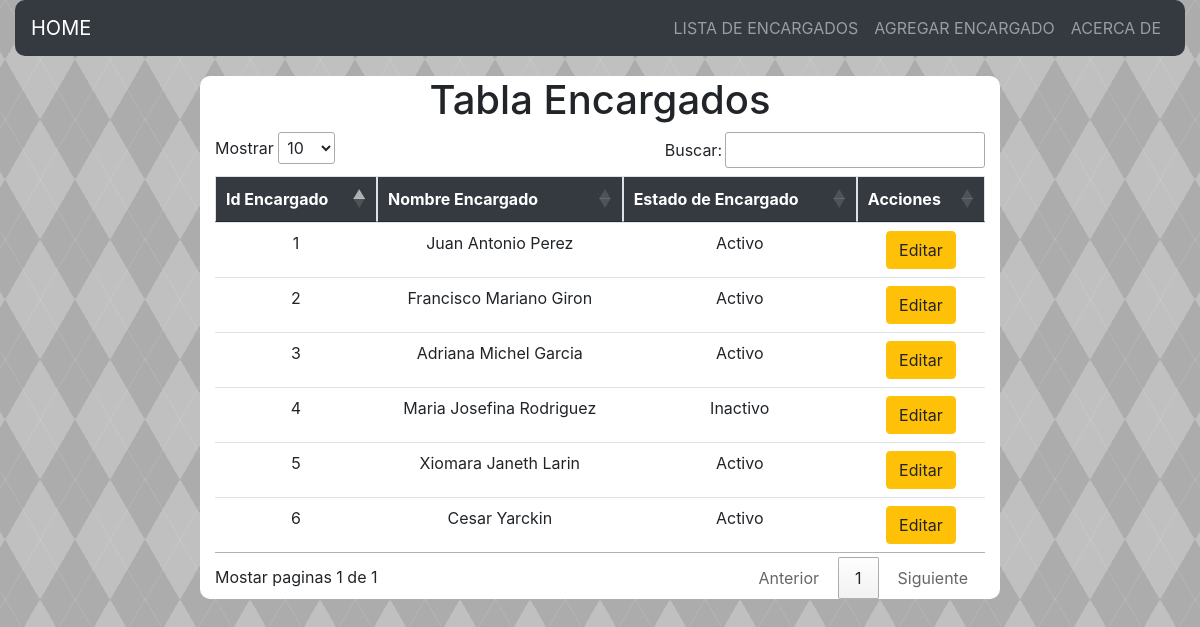
Screenshot of /Vistas/EncargadoListaView.php with the database file from the repository.
### tables this page shows
CREATE TABLE `encargado` (
  `idEncargado` int(11) NOT NULL,
  `nombre` varchar(45) NOT NULL,
  `estadoEncargado` int(1) DEFAULT NULL
);

### Modelo/bd/Conexion.php (called while the page is built, shortened)
<?php
abstract class Conexion{
    public function __construct(){
            $this->db = new mysqli(DB_HOST, DB_USER, DB_PASS, DB_NAME);
    }
}

### Controlador/EncargadoController.php (called while the page is built, shortened)
<?php
require_once '../Modelo/EncargadoModel.php';
class EncargadoController {
     public function listarEncargado(){
           $objEncargado = new EncargadoModel();
           $objEncargado->getEncargado();
           return $objEncargado;
      }
}

### Modelo/EncargadoModel.php (called while the page is built, shortened)
<?php
        require ('../Modelo/bd/Conexion.php');
        class EncargadoModel extends Conexion{
            public function getEncargado(){
                $consulta = $this->db->query("select * from encargado ;");
                $this->encargado = [['idCategoria'=>" ",'nombre'=>" "]];
                while( $filas = $consulta->fetch_array(MYSQLI_ASSOC)){
                        $this->encargado[] = $filas;
                }
                 return $this->encargado;
            }
      }

### Vistas/EncargadoListaView.php (the view, shortened to what this page needs)
<!DOCTYPE html>
<html>
    <head>
         <link rel="stylesheet" href="asets/css/bootstrap.css">
         <link rel="stylesheet" href="asets/css/estilos.css">
         <link rel="stylesheet" href="http://cdn.datatables.net/1.10.19/css/jquery.dataTables.min.css">
        <?php
            require_once '../Controlador/EncargadoController.php';
            $objProducto = new EncargadoController;
        ?>
    </head>
    <body>
    <section class="container-fluid">
        <?php
            include '../Vistas/plantilla/menuPlantillaEncargado.php';
        ?>
        <section class="row">
            <div class=" offset-2 col-8" id="cntTablaProductos">
                <h1 id="productoH1"> Tabla Encargados </h1>
                <table id="tbProductos" class="table">
                    <?php
                       $producto = $objProducto->listarEncargado();
                       $contador = 0;
                       foreach ($producto as $arreglos) {
                           echo '<thead class="table table-bordered table-striped table-hover bg-dark"> '
                                . '<tr> <th scope="col"> Id Encargado </th> <th scope="col"> Nombre Encargado </th>'
                                .'<th scope="col"> Estado de Encargado </th> <th>Acciones </th>'
                                . ' </tr> </thead>';
                           foreach ($arreglos as $elemento) {
                            if($contador == 0){
                                $contador += 1;
                                echo "<tbody>";
                            }else{
                                echo '<tr>'
                                         .'<td>'.$elemento['idEncargado'].'</td>'
                                         .'<td>'.$elemento['nombre'].'</td>';
                                          if($elemento['estadoEncargado'] == 1){
                                            $estado = "Activo";
                                        }else{
                                            $estado = "Inactivo";
                                        }
                                        echo '<td>'.$estado.'</td>'
                                         .'<td>'.'<a class="btn btn-warning" href="EncargadoModificarView.php?idEncargado='.$elemento['idEncargado'].'&nombre='.$elemento['nombre'].'&estadoEncargado='.$elemento['estadoEncargado'].'">Editar</a>'
                                         .'</tr>';
                            }
                       }
                       }
                       echo "</tbody> ";
                    ?>
              </table>
            </div>
        </section>
    </section>
    </body>
</html>

### Vistas/asets/css/estilos.css (style rules this page uses)
body { background-position: center center; background-color: #c0c0c0; background-image: repeating-linear-gradient(120deg, rgba(255,255,255,.1), rgba(255,255,255,.1) 1px, transparent 1px, transparent 60px), repeating-linear-gradient(60deg, rgba(255,255,255,.1), rgba(255,255,255,.1) 1px, transparent 1px, transparent 60px), linear-gradient(60deg, rgba(0,0,0,.1) 25%, transparent 25%, transparent 75%, rgba(0,0,0,.1) 75%, rgba(0,0,0,.1)), linear-gradient(120deg, rgba(0,0,0,.1) 25%, transparent 25%, transparent 75%, rgba(0,0,0,.1) 75%, rgba(0,0,0,.1)); background-size: 70px 120px; }
#cntTablaProductos { background: white; margin-top: 20px; border-radius: 10px; }
#productoH1 { text-align: center; }
table { text-align: center; }
th { color: white; }

### rows the page displays
encargado: idEncargado "1", nombre "Juan Antonio Perez", estadoEncargado "Activo"
encargado: idEncargado "2", nombre "Francisco Mariano Giron", estadoEncargado "Activo"
encargado: idEncargado "3", nombre "Adriana Michel Garcia", estadoEncargado "Activo"
encargado: idEncargado "4", nombre "Maria Josefina Rodriguez", estadoEncargado "Inactivo"
encargado: idEncargado "5", nombre "Xiomara Janeth Larin", estadoEncargado "Activo"
encargado: idEncargado "6", nombre "Cesar Yarckin", estadoEncargado "Activo"
